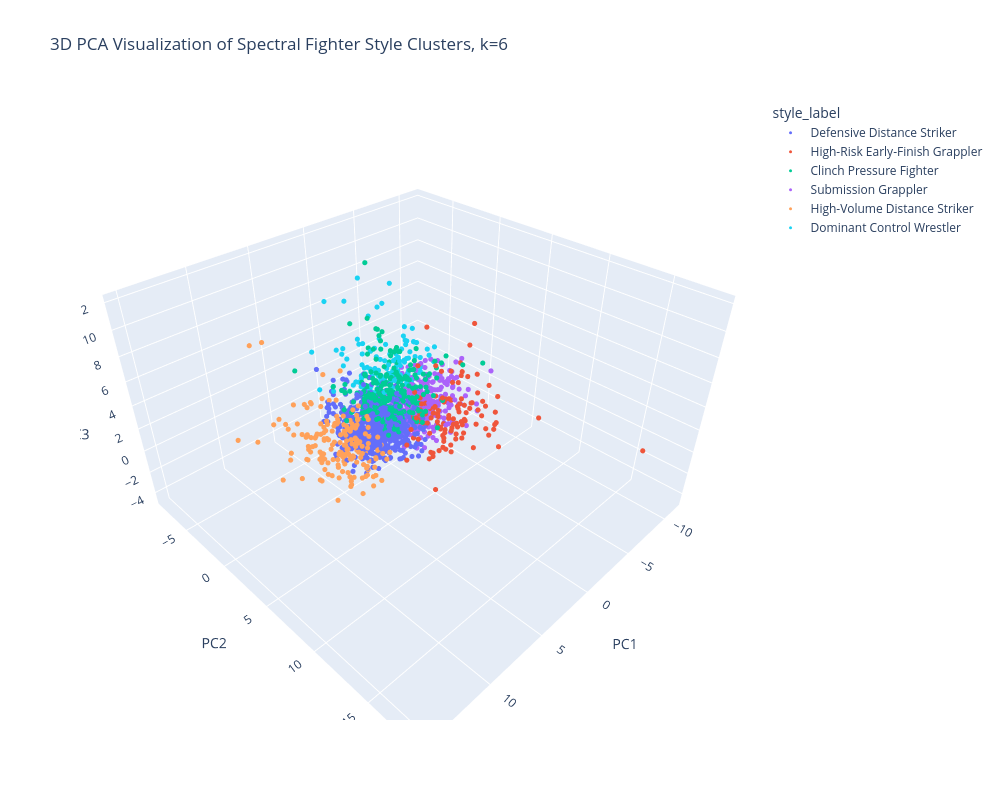

Notebook code cell kept with this figure:
### Code cell
# ------------------------------------------------------------
# 5. Add readable cluster style labels
# ------------------------------------------------------------

cluster_style_names = {
    0: "Clinch Pressure Fighter",
    1: "Defensive Distance Striker",
    2: "Submission Grappler",
    3: "Dominant Control Wrestler",
    4: "High-Risk Early-Finish Grappler",
    5: "High-Volume Distance Striker"
}

df_model["style_label"] = df_model["style_cluster"].map(cluster_style_names)
# ------------------------------------------------------------
# 6. 3D PCA visualization with Plotly
# ------------------------------------------------------------

pca = PCA(n_components=3, random_state=RANDOM_STATE)
X_pca = pca.fit_transform(X_scaled)

plot_df = pd.DataFrame({
    "fighter": df_model["fighter"].values,
    "style_cluster": df_model["style_cluster"].values,
    "style_label": df_model["style_label"].values,
    "total_fights": df_model["total_fights"].values,
    "PC1": X_pca[:, 0],
    "PC2": X_pca[:, 1],
    "PC3": X_pca[:, 2]
})

fig = px.scatter_3d(
    plot_df,
    x="PC1",
    y="PC2",
    z="PC3",
    color="style_label",
    hover_name="fighter",
    hover_data={
        "style_cluster": True,
        "total_fights": True,
        "PC1": ":.3f",
        "PC2": ":.3f",
        "PC3": ":.3f"
    },
    title=f"3D PCA Visualization of Spectral Fighter Style Clusters, k={K_CLUSTERS}"
)

fig = px.scatter_3d(
    plot_df,
    x="PC1",
    y="PC2",
    z="PC3",
    color="style_label",
    hover_name="fighter",
    hover_data={
        "style_cluster": True,
        "total_fights": True,
        "PC1": ":.3f",
        "PC2": ":.3f",
        "PC3": ":.3f"
    },
    title=f"3D PCA Visualization of Spectral Fighter Style Clusters, k={K_CLUSTERS}",
    width=1000,
    height=800
)

fig.update_traces(
    marker=dict(
        size=3,
        opacity=1.0
    )
)

fig.show(
    config={
        "scrollZoom": True,
        "displayModeBar": True
    }
)

### Figure 1 — Plotly figure (JSON) as saved in the notebook; plotly's stock layout.template omitted (floating-point values rounded to 4 significant figures; data arrays with more than 128 entries replaced by an {"elided": "..."} marker saying what was removed)
{"data": [{"customdata": {"elided": "782x2 int values"}, "hovertemplate": "<b>%{hovertext}</b><br><br>style_label=Defensive Distance Striker<br>PC1=%{x:.3f}<br>PC2=%{y:.3f}<br>PC3=%{z:.3f}<br>style_cluster=%{customdata[0]}<br>total_fights=%{customdata[1]}<extra></extra>", "hovertext": {"elided": "782 str values"}, "legendgroup": "Defensive Distance Striker", "marker": {"color": "#636efa", "opacity": 1, "size": 3, "symbol": "circle"}, "mode": "markers", "name": "Defensive Distance Striker", "scene": "scene", "showlegend": true, "type": "scatter3d", "x": {"elided": "782 float values"}, "y": {"elided": "782 float values"}, "z": {"elided": "782 float values"}}, {"customdata": {"elided": "117x2 int values"}, "hovertemplate": "<b>%{hovertext}</b><br><br>style_label=High-Risk Early-Finish Grappler<br>PC1=%{x:.3f}<br>PC2=%{y:.3f}<br>PC3=%{z:.3f}<br>style_cluster=%{customdata[0]}<br>total_fights=%{customdata[1]}<extra></extra>", "hovertext": ["Aaron Phillips", "Akbarh Arreola", "Alen Amedovski", "Angela Magana", "Anthony Perosh", "Anthony Smith", "Antonio Silva", "Bekzat Almakhan", "Ben Nguyen", "Bojan Mihajlovic", "Branden Lee Hinkle", "Brian Johnston", "Charles McCarthy", "Charlie Ontiveros", "Che Mills", "Chris Barnett", "Chris Tuchscherer", "Cody Brundage", "DaMarques Johnson", "Daiju Takase", "Daniel Lacerda", "Darrell Horcher", "Darrell Montague", "David Bielkheden", "David Heath", "David Terrell", "Dequan Townsend", "Diego Saraiva", "Dmitrii Smoliakov", "Domingo Pilarte", "Dominic Waters", "Dustin Hazelett", "Elvis Sinosic", "Erick Silva", "Gabe Ruediger", "Gabriel Miranda", "Geane Herrera", "Gilbert Yvel", "Godofredo Pepey", "Harold Howard", "Harry Hunsucker", "Herbert Burns", "Hermes Franca", "Houston Alexander", "Ian Entwistle", "Iuri Alcantara", "JP Buys", "James Irvin", "Jason Dent", "Jason MacDonald", "Jason Miller", "Jason Reinhardt", "Jeff Hougland", "Jeka Saragih", "Jenel Lausa", "Jeremy Kimball", "Jimmy Flick", "Joe Doerksen", "John Albert", "John Phillips", "Josh Grispi", "Josh Samman", "Julija Stoliarenko", "Kevin Natividad", "Kiefer Crosbie", "Kyle Bradley", "Liang Na", "Louis Gaudinot", "Marcos Vinicius", "Mark Hall", "Mark Hunt", "Mateus Mendonca", "Matt Veach", "Megan Anderson", "Miguel Baeza", "Mike Massenzio", "Mike Santiago", "Milana Dudieva", "Mohammad Yahya", "Montserrat Conejo Ruiz", "Mostapha Al-Turk", "Naoyuki Kotani", "Niklas Backstrom", "Nikolay Veretennikov", "Nursulton Ruziboev", "Oluwale Bamgbose", "Oskar Piechota", "Paul Sass", "Pete Sell", "Rafael Cavalcante", "Rafael Cerqueira", "Ricardo Romero", "Robelis Despaigne", "Rodney Wallace", "Rony Jason", "Rory Markham", "Ruan Potts", "Saimon Oliveira", "Sarah Moras", "Sean McCorkle", "Shamil Abdurakhimov", "Steve Berger", "Steve Bruno", "Takashi Sato", "Tim Lajcik", "Tonya Evinger", "Toshiomi Kazama", "Vinicius Moreira", "Vitor Belfort", "Wagner Prado", "Walel Watson", "Wes Sims", "Westin Wilson", "Willie Gates", "Yoji Anjo", "Yoshiyuki Yoshida", "Yuki Kondo"], "legendgroup": "High-Risk Early-Finish Grappler", "marker": {"color": "#EF553B", "opacity": 1, "size": 3, "symbol": "circle"}, "mode": "markers", "name": "High-Risk Early-Finish Grappler", "scene": "scene", "showlegend": true, "type": "scatter3d", "x": [-2.759, -1.106, -3.182, 0.1445, -2.63, 0.9274, -0.4295, -2.577, -0.8463, -0.2391, -5.723, -4.981, -2.766, -1.041, -3.84, 1.816, -3.27, -2.761, -2.305, -5.28, 2.205, -2.545, 0.8739, -6.111, -0.488, -6.148, -1.844, -1.943, -1.935, -4.825, -4.834, -2.954, -2.671, -1.686, -1.618, 0.2006, -0.07327, -4.615, -2.339, -3.427, -0.4112, -1.364, -3.235, -2.174, -5.617, -2.646, -2.849, -2.672, -1.411, -5.282, -2.045, -4.118, -2.52, -2.901, -2.957, -2.15, -1.43, -4.737, -3.767, -0.5624, -2.839, -4.18, 0.3202, -0.4772, 1.712, -1.708, -3.612, 1.545, -2.714, -5.155, -1.456, -2.77, -2.827, -3.135, 2.341, -1.898, -2.791, -3.018, 2.668, 0.513, -1.081, -4.238, -4.133, -1.663, -2.99, -2.168, -1.172, -6.947, -1.173, -1.251, -1.305, -4.12, -2.961, -4.257, -1.975, 5.563, -3.843, -1.608, -1.587, -6.475, -1.836, -4.815, -3.288, -1.185, -5.082, -0.9146, -2.504, 0.4555, -2.838, -2.263, -1.622, -5.015, -2.122, -2.0, -6.102, -4.997, -5.986], "y": [2.944, 3.048, 6.009, 4.879, 2.267, 3.59, 3.077, 4.695, 1.501, 10.66, 3.381, 4.509, 5.305, 9.576, 3.049, 4.801, 3.269, 1.24, 3.062, 5.771, 9.04, 4.772, 5.193, 1.79, 5.364, 2.651, 4.917, 3.904, 6.184, 3.491, 3.636, 3.028, 8.254, 3.282, 4.093, 4.694, 4.449, 6.01, 2.481, 0.6577, 6.201, 5.467, 2.152, 0.9592, 18.38, 1.282, 4.153, 3.468, 4.599, 2.645, 5.772, 6.358, 2.857, 4.537, 4.385, 2.768, 5.234, 3.08, 1.938, 5.225, 5.265, 2.56, 3.497, 2.211, 4.145, 3.871, 5.2, 7.437, 2.163, 6.475, 1.476, 3.726, 6.556, 3.373, 4.34, 3.352, 2.24, 4.333, 4.657, 5.841, 3.713, 3.758, 3.756, 2.285, 1.496, 1.199, 1.608, 3.583, 2.245, 4.759, 5.338, 3.74, 3.013, 4.744, 1.743, 10.31, 11.21, 3.638, 1.756, 3.981, 1.56, 4.786, 5.364, 2.145, 1.846, 6.739, 8.565, 4.806, 2.227, 3.349, 4.327, 3.549, 7.023, 5.434, 5.621, 5.488, 1.743], "z": [1.304, -0.007667, -1.912, -1.213, 1.4, -0.05626, 2.123, -1.45, -0.1778, 2.387, 6.957, 3.325, -0.6464, 3.283, 2.445, 2.866, -0.5631, 0.1399, 0.5694, -1.949, 4.497, 1.682, -1.167, 2.666, -0.1782, 4.623, 0.1278, -1.193, 2.13, 0.03622, -1.411, 1.026, 1.312, 1.356, 2.576, 1.988, -1.502, 3.184, 0.01572, 6.485, -0.6546, 1.497, -0.9305, 3.751, 3.339, 0.1769, -0.4681, 1.655, -0.2699, 2.227, -0.4858, -0.3951, -1.124, 1.182, -1.336, 0.7915, 0.2285, 0.005657, 2.984, -0.8587, 0.5831, 3.09, -0.5446, 0.06232, 1.439, -0.4552, 1.682, 1.368, -0.3131, 2.144, -0.8681, 0.203, 2.112, 1.42, 0.4667, -0.1331, 4.042, -0.3582, -0.5673, -0.2277, -2.898, -1.127, 1.113, 0.1815, -0.3638, 0.913, 2.109, -2.022, -0.142, 0.1885, -0.9903, 3.601, -1.053, 1.172, -1.131, 1.913, 3.245, 0.8774, -0.7936, -0.1573, 0.1094, 1.835, 1.43, 0.3369, -0.4134, 1.845, 2.161, 0.7831, 1.258, -0.8813, -1.055, 2.666, 1.418, 1.789, -0.2053, 0.8484, 0.8285]}, {"customdata": {"elided": "257x2 int values"}, "hovertemplate": "<b>%{hovertext}</b><br><br>style_label=Clinch Pressure Fighter<br>PC1=%{x:.3f}<br>PC2=%{y:.3f}<br>PC3=%{z:.3f}<br>style_cluster=%{customdata[0]}<br>total_fights=%{customdata[1]}<extra></extra>", "hovertext": {"elided": "257 str values"}, "legendgroup": "Clinch Pressure Fighter", "marker": {"color": "#00cc96", "opacity": 1, "size": 3, "symbol": "circle"}, "mode": "markers", "name": "Clinch Pressure Fighter", "scene": "scene", "showlegend": true, "type": "scatter3d", "x": {"elided": "257 float values"}, "y": {"elided": "257 float values"}, "z": {"elided": "257 float values"}}, {"customdata": {"elided": "386x2 int values"}, "hovertemplate": "<b>%{hovertext}</b><br><br>style_label=Submission Grappler<br>PC1=%{x:.3f}<br>PC2=%{y:.3f}<br>PC3=%{z:.3f}<br>style_cluster=%{customdata[0]}<br>total_fights=%{customdata[1]}<extra></extra>", "hovertext": {"elided": "386 str values"}, "legendgroup": "Submission Grappler", "marker": {"color": "#ab63fa", "opacity": 1, "size": 3, "symbol": "circle"}, "mode": "markers", "name": "Submission Grappler", "scene": "scene", "showlegend": true, "type": "scatter3d", "x": {"elided": "386 float values"}, "y": {"elided": "386 float values"}, "z": {"elided": "386 float values"}}, {"customdata": {"elided": "180x2 int values"}, "hovertemplate": "<b>%{hovertext}</b><br><br>style_label=High-Volume Distance Striker<br>PC1=%{x:.3f}<br>PC2=%{y:.3f}<br>PC3=%{z:.3f}<br>style_cluster=%{customdata[0]}<br>total_fights=%{customdata[1]}<extra></extra>", "hovertext": {"elided": "180 str values"}, "legendgroup": "High-Volume Distance Striker", "marker": {"color": "#FFA15A", "opacity": 1, "size": 3, "symbol": "circle"}, "mode": "markers", "name": "High-Volume Distance Striker", "scene": "scene", "showlegend": true, "type": "scatter3d", "x": {"elided": "180 float values"}, "y": {"elided": "180 float values"}, "z": {"elided": "180 float values"}}, {"customdata": {"elided": "133x2 int values"}, "hovertemplate": "<b>%{hovertext}</b><br><br>style_label=Dominant Control Wrestler<br>PC1=%{x:.3f}<br>PC2=%{y:.3f}<br>PC3=%{z:.3f}<br>style_cluster=%{customdata[0]}<br>total_fights=%{customdata[1]}<extra></extra>", "hovertext": {"elided": "133 str values"}, "legendgroup": "Dominant Control Wrestler", "marker": {"color": "#19d3f3", "opacity": 1, "size": 3, "symbol": "circle"}, "mode": "markers", "name": "Dominant Control Wrestler", "scene": "scene", "showlegend": true, "type": "scatter3d", "x": {"elided": "133 float values"}, "y": {"elided": "133 float values"}, "z": {"elided": "133 float values"}}], "layout": {"height": 800, "legend": {"title": {"text": "style_label"}, "tracegroupgap": 0}, "scene": {"domain": {"x": [0, 1], "y": [0, 1]}, "xaxis": {"title": {"text": "PC1"}}, "yaxis": {"title": {"text": "PC2"}}, "zaxis": {"title": {"text": "PC3"}}}, "title": {"text": "3D PCA Visualization of Spectral Fighter Style Clusters, k=6"}, "width": 1000}}
